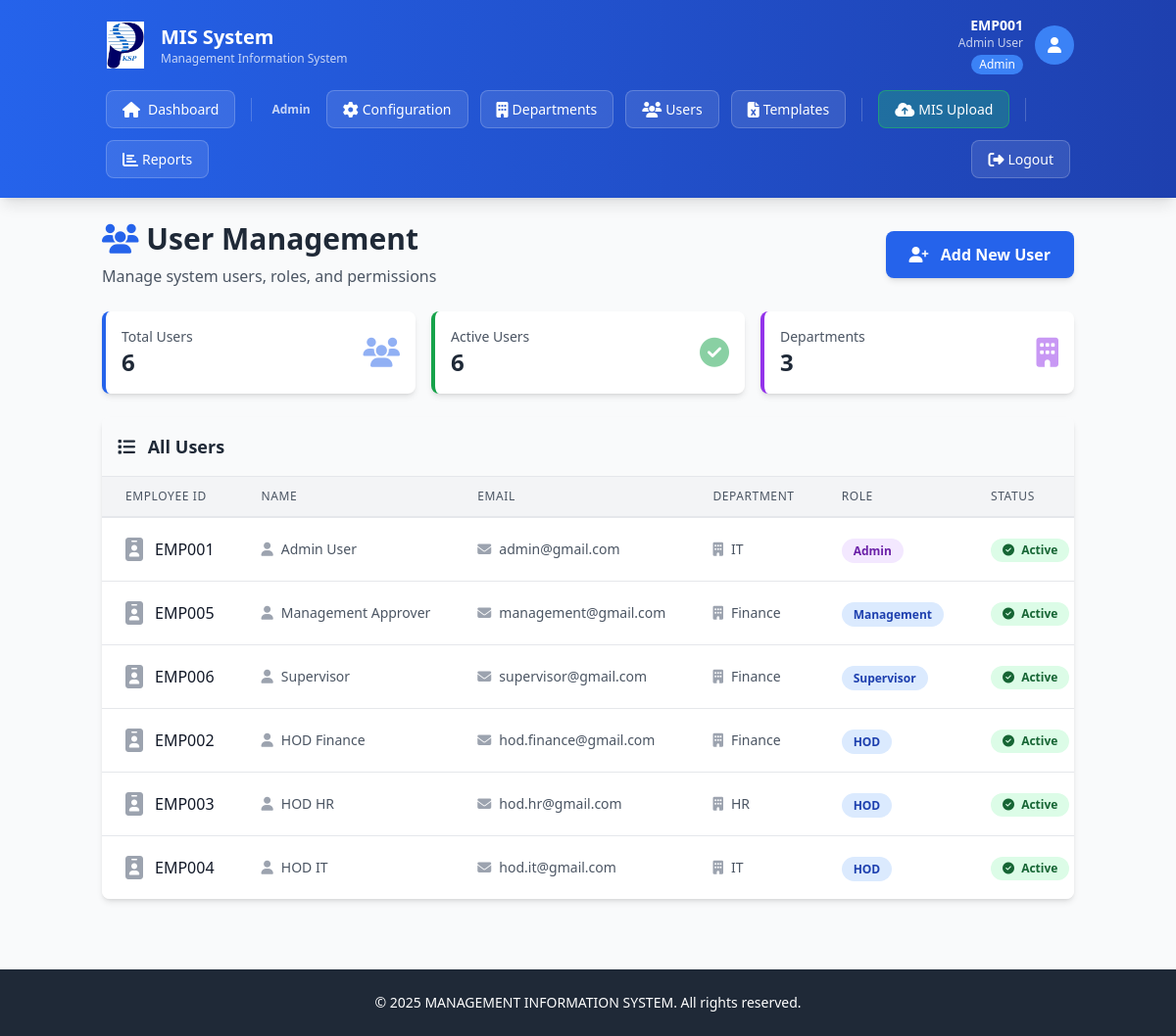
The page /user-management (signed in) on the database its author committed.
### app.py (models this page shows)
class User(db.Model):
    __tablename__ = 'users'
    UserID = db.Column(db.Integer, primary_key=True)
    EmpID = db.Column(db.String(20), unique=True, nullable=False, index=True)
    Username = db.Column(db.String(50), nullable=True)
    PasswordHash = db.Column(db.String(255), nullable=False)
    Email = db.Column(db.String(100), unique=True, nullable=False)
    DepartmentID = db.Column(db.Integer, db.ForeignKey('departments.DeptID'), nullable=False)
    RoleID = db.Column(db.Integer, db.ForeignKey('roles.RoleID'), nullable=False)
    IsActive = db.Column(db.Boolean, default=True)
    FailedLoginAttempts = db.Column(db.Integer, default=0)
    LastFailedLogin = db.Column(db.DateTime, nullable=True)
    AccountLockedUntil = db.Column(db.DateTime, nullable=True)
    PasswordLastChanged = db.Column(db.DateTime, default=lambda: datetime.now(IST))
    PasswordExpiryDate = db.Column(db.DateTime, default=lambda: datetime.now(IST) + timedelta(days=90))
    CreatedAt = db.Column(db.DateTime, default=lambda: datetime.now(IST))
    UpdatedAt = db.Column(db.DateTime, default=lambda: datetime.now(IST), onupdate=lambda: datetime.now(IST))
    uploads = db.relationship('MISUpload', foreign_keys='MISUpload.UploadedBy', backref='uploader', lazy=True)

class Role(db.Model):
    __tablename__ = 'roles'
    RoleID = db.Column(db.Integer, primary_key=True)
    RoleName = db.Column(db.String(50), unique=True, nullable=False)
    users = db.relationship('User', backref='role', lazy=True)

class Department(db.Model):
    __tablename__ = 'departments'
    DeptID = db.Column(db.Integer, primary_key=True)
    DeptName = db.Column(db.String(100), unique=True, nullable=False)
    ActiveFlag = db.Column(db.Boolean, default=True)
    users = db.relationship('User', backref='department', lazy=True)
    uploads = db.relationship('MISUpload', backref='department', lazy=True)
    templates = db.relationship('Template', backref='department', lazy=True)

### app.py (the view)
@app.route('/user-management')
@admin_required
def user_management():
    user = User.query.get(session['user_id'])
    users = User.query.all()
    departments = Department.query.all()
    roles = Role.query.all()
    email_configured = email_service.is_configured()
    return render_template('user_management.html',
                                 current_user=user,
                                 users=users,
                                 departments=departments,
                                 roles=roles,
                                 email_configured=email_configured)

### app.py (called while the page is built)
def admin_required(f):
    from functools import wraps
    @wraps(f)
    def decorated_function(*args, **kwargs):
        if 'user_id' not in session:
            flash('Please log in to access this page.', 'error')
            return redirect(url_for('login'))
        user = User.query.get(session['user_id'])
        if not user or not user.IsActive:
            session.clear()
            flash('Your session has expired. Please log in again.', 'error')
            return redirect(url_for('login'))
        if user.role.RoleName != 'Admin':
            flash('Access denied. Admin privileges required.', 'error')
            return redirect(url_for('dashboard'))
        return f(*args, **kwargs)
    return decorated_function

### email_service.py (called while the page is built)
    def is_configured(self):
        return all([
            self.smtp_host,
            self.smtp_port,
            self.smtp_username,
            self.smtp_password,
            self.from_email
        ])

### templates/user_management.html (shortened to what this page needs)
{% extends "base.html" %}
{% block content %}
<div class="max-w-7xl mx-auto">
    <div class="mb-6 flex justify-between items-center">
        <div>
            <h2 class="text-3xl font-bold text-gray-800 mb-2">
                <i class="fas fa-users text-blue-600"></i> User Management
            </h2>
            <p class="text-gray-600">Manage system users, roles, and permissions</p>
        </div>
        <button onclick="openAddUserModal()" class="bg-blue-600 text-white px-6 py-3 rounded-lg hover:bg-blue-700 transition font-semibold shadow-md">
            <i class="fas fa-user-plus mr-2"></i> Add New User
        </button>
    </div>
    <div class="grid grid-cols-1 md:grid-cols-3 gap-4 mb-6">
        <div class="bg-white p-4 rounded-lg shadow-md border-l-4 border-blue-600">
            <div class="flex items-center justify-between">
                <div>
                    <p class="text-gray-600 text-sm">Total Users</p>
                    <p class="text-2xl font-bold text-gray-800">{{ users|length }}</p>
                </div>
                <i class="fas fa-users text-blue-600 text-3xl opacity-50"></i>
            </div>
        </div>
        <div class="bg-white p-4 rounded-lg shadow-md border-l-4 border-green-600">
            <div class="flex items-center justify-between">
                <div>
                    <p class="text-gray-600 text-sm">Active Users</p>
                    <p class="text-2xl font-bold text-gray-800">{{ users|selectattr('IsActive')|list|length }}</p>
                </div>
                <i class="fas fa-check-circle text-green-600 text-3xl opacity-50"></i>
            </div>
        </div>
        <div class="bg-white p-4 rounded-lg shadow-md border-l-4 border-purple-600">
            <div class="flex items-center justify-between">
                <div>
                    <p class="text-gray-600 text-sm">Departments</p>
                    <p class="text-2xl font-bold text-gray-800">{{ departments|length }}</p>
                </div>
                <i class="fas fa-building text-purple-600 text-3xl opacity-50"></i>
            </div>
        </div>
    </div>
    <div class="bg-white rounded-lg shadow-md overflow-hidden">
        <div class="p-4 bg-gray-50 border-b">
            <h3 class="text-lg font-bold text-gray-800">
                <i class="fas fa-list mr-2"></i> All Users
            </h3>
        </div>
        {% if users %}
        <div class="overflow-x-auto">
            <table class="w-full">
                <thead class="bg-gray-100 border-b-2 border-gray-200">
                    <tr>
                        <th class="px-6 py-3 text-left text-xs font-medium text-gray-600 uppercase tracking-wider">Employee ID</th>
                        <th class="px-6 py-3 text-left text-xs font-medium text-gray-600 uppercase tracking-wider">Name</th>
                        <th class="px-6 py-3 text-left text-xs font-medium text-gray-600 uppercase tracking-wider">Email</th>
                        <th class="px-6 py-3 text-left text-xs font-medium text-gray-600 uppercase tracking-wider">Department</th>
                        <th class="px-6 py-3 text-left text-xs font-medium text-gray-600 uppercase tracking-wider">Role</th>
                        <th class="px-6 py-3 text-left text-xs font-medium text-gray-600 uppercase tracking-wider">Status</th>
                    </tr>
                </thead>
                <tbody class="bg-white divide-y divide-gray-200">
                    {% for user in users %}
                    <tr class="hover:bg-gray-50 transition">
                        <td class="px-6 py-4 whitespace-nowrap">
                            <div class="flex items-center">
                                <i class="fas fa-id-badge text-gray-400 text-2xl mr-3"></i>
                                <span class="font-medium text-gray-900">{{ user.EmpID }}</span>
                            </div>
                        </td>
                        <td class="px-6 py-4 whitespace-nowrap text-sm text-gray-600">
                            <i class="fas fa-user mr-2 text-gray-400"></i>{{ user.Username if user.Username else '-' }}
                        </td>
                        <td class="px-6 py-4 whitespace-nowrap text-sm text-gray-600">
                            <i class="fas fa-envelope mr-2 text-gray-400"></i>{{ user.Email }}
                        </td>
                        <td class="px-6 py-4 whitespace-nowrap text-sm text-gray-600">
                            <i class="fas fa-building mr-2 text-gray-400"></i>{{ user.department.DeptName }}
                        </td>
                        <td class="px-6 py-4 whitespace-nowrap">
                            <span class="px-3 py-1 text-xs font-semibold rounded-full {% if user.role.RoleName == 'Admin' %}bg-purple-100 text-purple-800{% else %}bg-blue-100 text-blue-800{% endif %}">
                                {{ user.role.RoleName }}
                            </span>
                        </td>
                        <td class="px-6 py-4 whitespace-nowrap">
                            <form method="POST" action="{{ url_for('toggle_user', user_id=user.UserID) }}" class="inline">
                                <button type="submit" class="px-3 py-1 text-xs font-semibold rounded-full transition {% if user.IsActive %}bg-green-100 text-green-800 hover:bg-green-200{% else %}bg-red-100 text-red-800 hover:bg-red-200{% endif %}">
                                    <i class="fas fa-{{ 'check-circle' if user.IsActive else 'times-circle' }} mr-1"></i>
                                    {{ 'Active' if user.IsActive else 'Inactive' }}
                                </button>
                            </form>
                        </td>
                    </tr>
                    {% endfor %}
                </tbody>
            </table>
        </div>
        {% else %}
        <div class="text-center py-12 text-gray-500">
            <i class="fas fa-users-slash text-6xl mb-4 opacity-30"></i>
            <p class="text-lg">No users found</p>
            <p class="text-sm">Click "Add New User" to create one</p>
        </div>
        {% endif %}
    </div>
</div>
{% endblock %}

### templates/base.html (shortened to what this page needs)
<!DOCTYPE html>
<html lang="en">
<head>
    <script src="https://cdn.tailwindcss.com"></script>
    <link rel="stylesheet" href="{{ url_for('static', filename='css/styles.css') }}">
    <link rel="stylesheet" href="https://cdnjs.cloudflare.com/ajax/libs/font-awesome/6.4.0/css/all.min.css">
</head>
<body class="bg-gray-50 min-h-screen">
    {% if 'user_id' in session %}
    <nav class="bg-gradient-to-r from-blue-600 to-blue-800 text-white shadow-lg">
        <div class="container mx-auto px-4 py-4">
            <div class="flex justify-between items-center mb-3">
                <div class="flex items-center gap-3">
                    <img src="{{ url_for('static', filename='logo.png') }}" alt="KSPL Logo" class="w-12 h-12 object-contain">
                    <div>
                        <h1 class="text-xl font-bold">MIS System</h1>
                        <p class="text-xs opacity-75">Management Information System</p>
                    </div>
                </div>
                <div class="flex items-center gap-3">
                    <div class="text-right hidden sm:block">
                        <p class="text-sm font-semibold">{{ current_user.EmpID }}</p>
                        {% if current_user.Username %}<p class="text-xs opacity-75">{{ current_user.Username }}</p>{% endif %}
                        <span class="inline-block mt-1 px-2 py-0.5 bg-blue-500 rounded-full text-xs font-medium">
                            {{ current_user.role.RoleName }}
                        </span>
                    </div>
                    <div class="w-10 h-10 bg-blue-500 rounded-full flex items-center justify-center">
                        <i class="fas fa-user text-white"></i>
                    </div>
                </div>
            </div>
            <div class="flex flex-wrap gap-1 items-center">
                <a href="{{ url_for('dashboard') }}" class="nav-link-modern">
                    <i class="fas fa-home mr-2"></i>Dashboard
                </a>
                {% if current_user.role.RoleName == 'Admin' %}
                <div class="flex flex-wrap gap-1 items-center">
                    <span class="px-2 py-1 text-xs font-semibold opacity-75">Admin</span>
                    <a href="{{ url_for('config_master') }}" class="nav-link-modern">
                        <i class="fas fa-cog mr-1"></i>Configuration
                    </a>
                    <a href="{{ url_for('department_management') }}" class="nav-link-modern">
                        <i class="fas fa-building mr-1"></i>Departments
                    </a>
                    <a href="{{ url_for('user_management') }}" class="nav-link-modern">
                        <i class="fas fa-users mr-1"></i>Users
                    </a>
                    <a href="{{ url_for('template_management') }}" class="nav-link-modern">
                        <i class="fas fa-file-excel mr-1"></i>Templates
                    </a>
                </div>
                {% endif %}
                {% if current_user.role.RoleName in ['Admin', 'HOD'] %}
                <a href="{{ url_for('mis_upload') }}" class="nav-link-modern nav-link-highlight">
                    <i class="fas fa-cloud-upload-alt mr-1"></i>MIS Upload
                </a>
                {% endif %}
                <a href="{{ url_for('reports') }}" class="nav-link-modern">
                    <i class="fas fa-chart-bar mr-1"></i>Reports
                </a>
                <div class="ml-auto flex items-center gap-1">
                    <a href="{{ url_for('logout') }}" class="nav-link-modern hover:bg-red-500">
                        <i class="fas fa-sign-out-alt mr-1"></i>Logout
                    </a>
                </div>
            </div>
        </div>
    </nav>
    {% endif %}
    <div class="container mx-auto px-4 py-6">
        {% block content %}{% endblock %}
    </div>
    <footer class="bg-gray-800 text-white mt-12 py-6">
        <div class="container mx-auto px-4 text-center">
            <p class="text-sm">&copy; 2025 MANAGEMENT INFORMATION SYSTEM. All rights reserved.</p>
        </div>
    </footer>
</body>
</html>

### static/css/styles.css (style rules this page uses)
:root { --primary: #2563eb; --primary-dark: #1e40af; --success: #10b981; --warning: #f59e0b; --danger: #ef4444; --info: #3b82f6; --gray-50: #f9fafb; --gray-100: #f3f4f6; --gray-200: #e5e7eb; --gray-300: #d1d5db; --gray-700: #374151; --gray-800: #1f2937; --gray-900: #111827; }
.nav-link-modern { display: inline-flex; align-items: center; padding: 0.5rem 1rem; margin: 0.25rem; background-color: rgba(255, 255, 255, 0.1); color: white; border-radius: 0.5rem; font-size: 0.875rem; font-weight: 500; text-decoration: none; transition: all 0.3s ease; border: 1px solid rgba(255, 255, 255, 0.2); }
.nav-link-modern i { font-size: 1rem; }
.nav-link-highlight { background-color: rgba(34, 197, 94, 0.3); border-color: rgba(34, 197, 94, 0.5); }

### rows shown on the page
User: EmpID "EMP001", Username "Admin User", Email "admin@gmail.com", department.DeptName "IT", role.RoleName "Admin", IsActive "Active"
Role: role.RoleName "Admin"
User: EmpID "EMP005", Username "Management Approver", Email "management@gmail.com", department.DeptName "Finance", role.RoleName "Management", IsActive "Active"
User: EmpID "EMP006", Username "Supervisor", Email "supervisor@gmail.com", department.DeptName "Finance", role.RoleName "Supervisor", IsActive "Active"
User: EmpID "EMP002", Username "HOD Finance", Email "hod.finance@gmail.com", department.DeptName "Finance", role.RoleName "HOD", IsActive "Active"
User: EmpID "EMP003", Username "HOD HR", Email "hod.hr@gmail.com", department.DeptName "HR", role.RoleName "HOD", IsActive "Active"
User: EmpID "EMP004", Username "HOD IT", Email "hod.it@gmail.com", department.DeptName "IT", role.RoleName "HOD", IsActive "Active"

### other values the page prints
{{ users|length }} "6"
{{ users|selectattr('IsActive')|list|length }} "6"
{{ departments|length }} "3"
